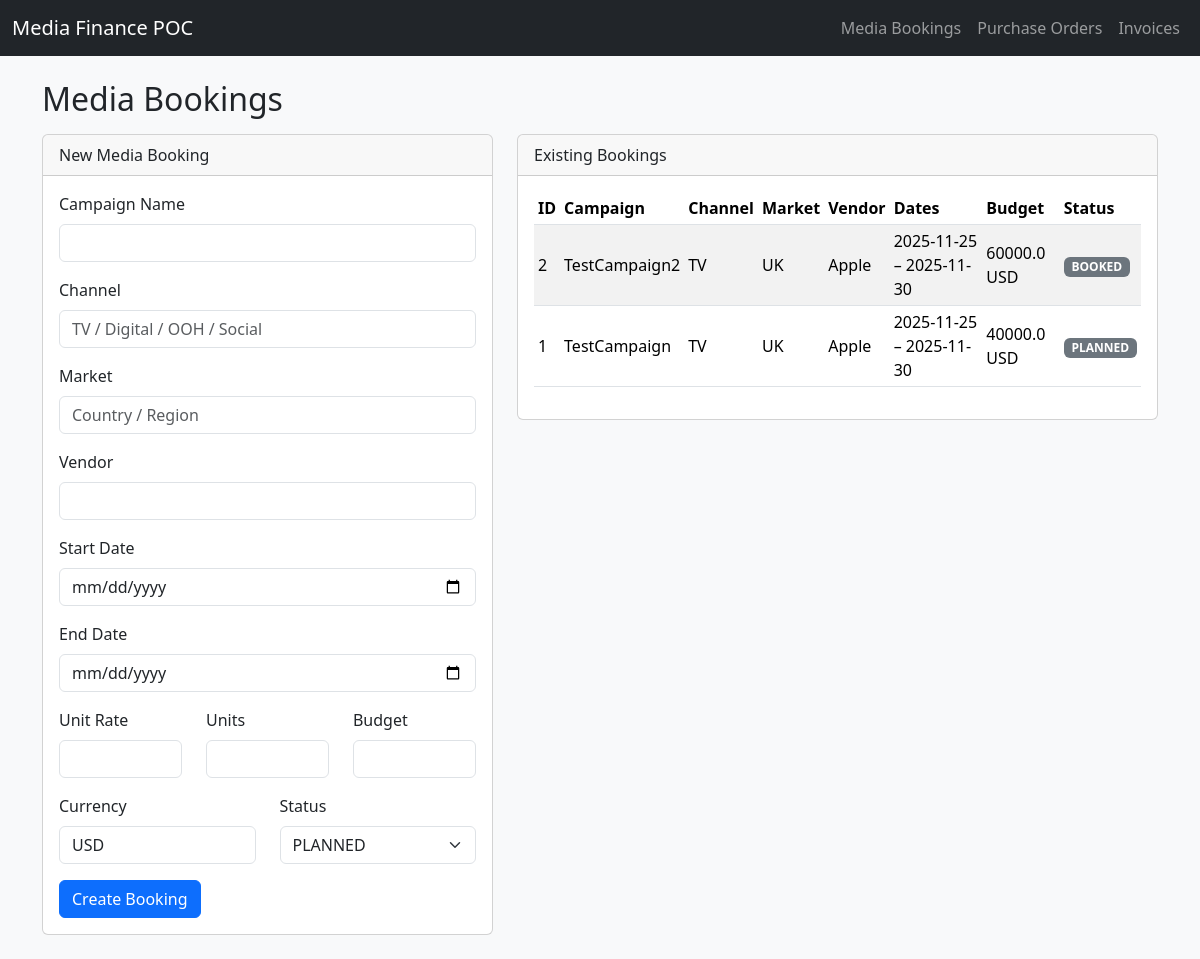
Before: /media-bookings with the older database file.
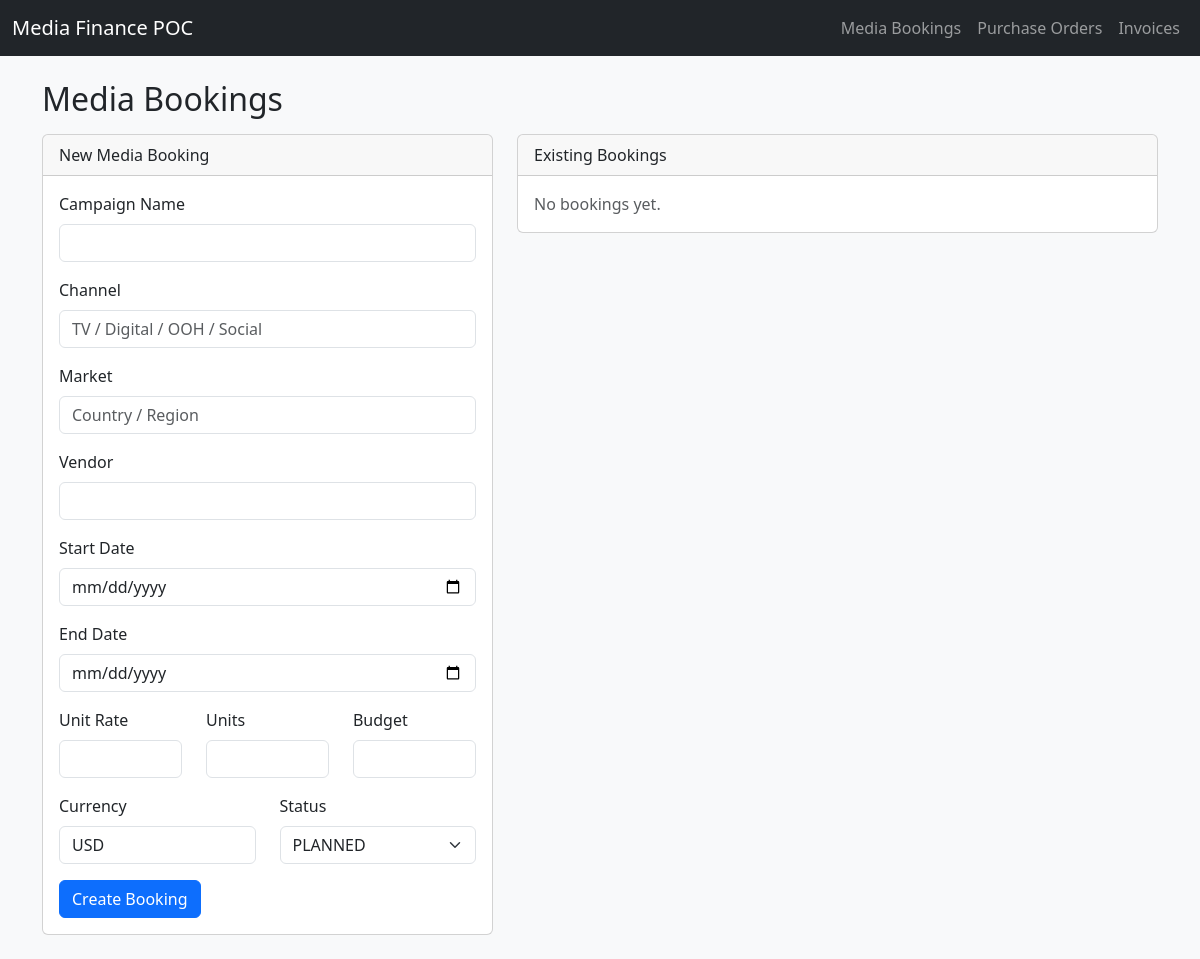
After: the same page with the newer database file.
### app.py (models this page shows)
class MediaBooking(db.Model):
    id = db.Column(db.Integer, primary_key=True)
    campaign_name = db.Column(db.String(200), nullable=False)
    channel = db.Column(db.String(50), nullable=False)
    market = db.Column(db.String(100))
    vendor = db.Column(db.String(100))
    start_date = db.Column(db.String(20))
    end_date = db.Column(db.String(20))
    unit_rate = db.Column(db.Float)
    units = db.Column(db.Integer)
    budget = db.Column(db.Float)
    currency = db.Column(db.String(10))
    status = db.Column(db.String(50), default="PLANNED")
    created_at = db.Column(db.DateTime, default=datetime.utcnow)

### app.py (the view, shortened to what this page needs)
@app.route("/media-bookings", methods=["GET", "POST"])
def media_bookings():
    bookings = MediaBooking.query.order_by(MediaBooking.created_at.desc()).all()
    return render_template("media_bookings.html", bookings=bookings)

### templates/media_bookings.html (shortened to what this page needs)
{% extends "base.html" %}
{% block content %}
<h2 class="mb-3">Media Bookings</h2>
<div class="row">
  <div class="col-md-5">
    <div class="card mb-4">
      <div class="card-header">
        New Media Booking
      </div>
      <div class="card-body">
        <form method="post">
          <div class="mb-3">
            <label class="form-label">Campaign Name</label>
            <input type="text" name="campaign_name" class="form-control" required>
          </div>
          <div class="mb-3">
            <label class="form-label">Channel</label>
            <input type="text" name="channel" class="form-control" placeholder="TV / Digital / OOH / Social" required>
          </div>
          <div class="mb-3">
            <label class="form-label">Market</label>
            <input type="text" name="market" class="form-control" placeholder="Country / Region">
          </div>
          <div class="mb-3">
            <label class="form-label">Vendor</label>
            <input type="text" name="vendor" class="form-control">
          </div>
          <div class="mb-3">
            <label class="form-label">Start Date</label>
            <input type="date" name="start_date" class="form-control">
          </div>
          <div class="mb-3">
            <label class="form-label">End Date</label>
            <input type="date" name="end_date" class="form-control">
          </div>
          <div class="row">
            <div class="col-md-4 mb-3">
              <label class="form-label">Unit Rate</label>
              <input type="number" step="0.01" name="unit_rate" class="form-control">
            </div>
            <div class="col-md-4 mb-3">
              <label class="form-label">Units</label>
              <input type="number" name="units" class="form-control">
            </div>
            <div class="col-md-4 mb-3">
              <label class="form-label">Budget</label>
              <input type="number" step="0.01" name="budget" class="form-control">
            </div>
          </div>
          <div class="row">
            <div class="col-md-6 mb-3">
              <label class="form-label">Currency</label>
              <input type="text" name="currency" value="USD" class="form-control">
            </div>
            <div class="col-md-6 mb-3">
              <label class="form-label">Status</label>
              <select name="status" class="form-select">
                <option value="PLANNED">PLANNED</option>
              </select>
            </div>
          </div>
          <button type="submit" class="btn btn-primary">Create Booking</button>
        </form>
      </div>
    </div>
  </div>
  <div class="col-md-7">
    <div class="card">
      <div class="card-header">
        Existing Bookings
      </div>
      <div class="card-body table-responsive">
        {% if bookings %}
        <table class="table table-sm table-striped align-middle">
          <thead>
            <tr>
              <th>ID</th>
              <th>Campaign</th>
              <th>Channel</th>
              <th>Market</th>
              <th>Vendor</th>
              <th>Dates</th>
              <th>Budget</th>
              <th>Status</th>
            </tr>
          </thead>
          <tbody>
            {% for b in bookings %}
            <tr>
              <td>{{ b.id }}</td>
              <td>{{ b.campaign_name }}</td>
              <td>{{ b.channel }}</td>
              <td>{{ b.market }}</td>
              <td>{{ b.vendor }}</td>
              <td>{{ b.start_date }} – {{ b.end_date }}</td>
              <td>{{ b.budget }} {{ b.currency }}</td>
              <td><span class="badge bg-secondary">{{ b.status }}</span></td>
            </tr>
            {% endfor %}
          </tbody>
        </table>
        {% else %}
          <p class="text-muted mb-0">No bookings yet.</p>
        {% endif %}
      </div>
    </div>
  </div>
</div>
{% endblock %}

Changed rows visible on the page:
removed MediaBooking: id "2", campaign_name "TestCampaign2", channel "TV", market "UK", vendor "Apple", start_date "2025-11-25", end_date "2025-11-30", budget "60000.0", currency "USD", status "BOOKED"
removed MediaBooking: id "1", campaign_name "TestCampaign", channel "TV", market "UK", vendor "Apple", start_date "2025-11-25", end_date "2025-11-30", budget "40000.0", currency "USD", status "PLANNED"
Other visible differences:
text no longer shown: "ID Campaign Channel Market Vendor Dates Budget Status"
text now shown: "No bookings yet."
